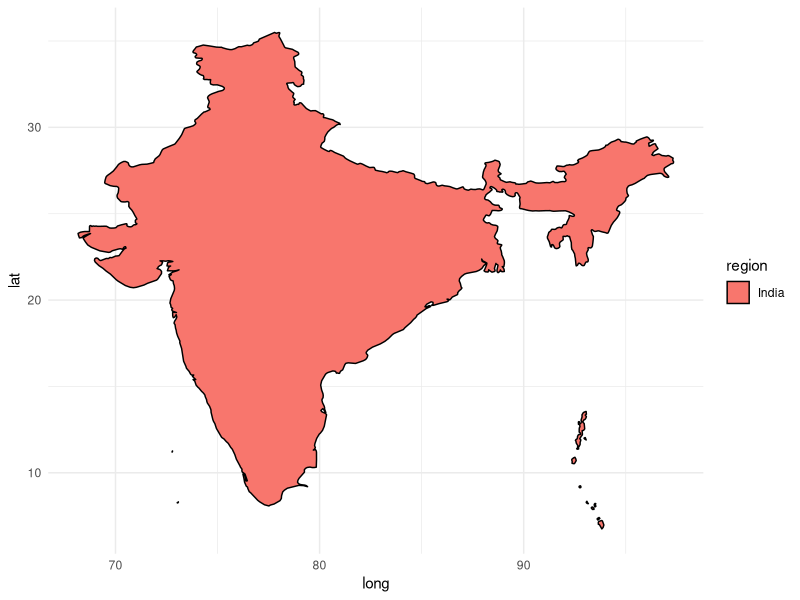

Recreate this plot in R.
#1 Choropleth Map
library(ggplot2)
library(maps)

india_map <- map_data("world", region = "India")

population_df <- data.frame(
  region = c("India"),
  Value = c(1380000000)
)

ggplot(india_map, aes(x = long, y = lat, group = group, fill = region)) +
  geom_polygon(color = "black") +
  theme_minimal()

